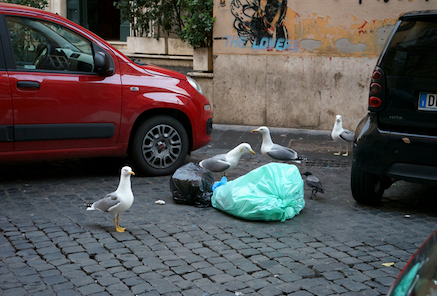
%> input picture BCT-inpaint/inpaint_test/birds.png, 437 x 296 px
$ octave inpaint_test.m   (GNU Octave 9; MATLAB toolbox functions it lacks are replaced by stand-ins)
%> lines starting %> are read from the running program, lines starting %| are printed output that depends on the picture
% images
im = double(imread('birds.png'));
% birds.png'));
immask = double(imread('birds_mask.png'));
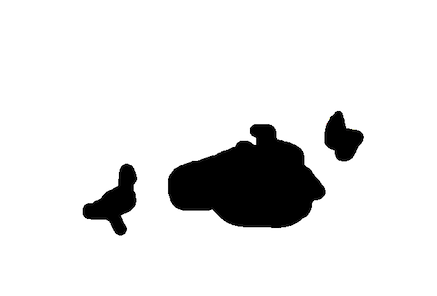
%> input picture BCT-inpaint/inpaint_test/birds_mask.png, 437 x 296 px
% immask = 1.0 - immask/3.0;
% mask
%mask = getMask(im,immask);
mask = 1.0 - immask(:,:,1)/255.0;
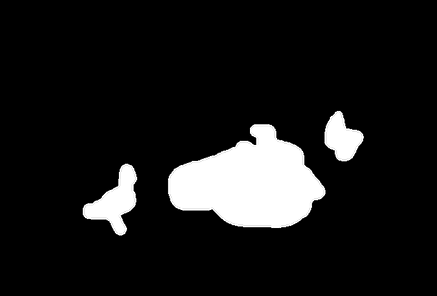
%> mask: size 296x437 double; min 0, max 1, mean 0.103
immask = im;

% inpaint
tic;
%> (the run ends here)
